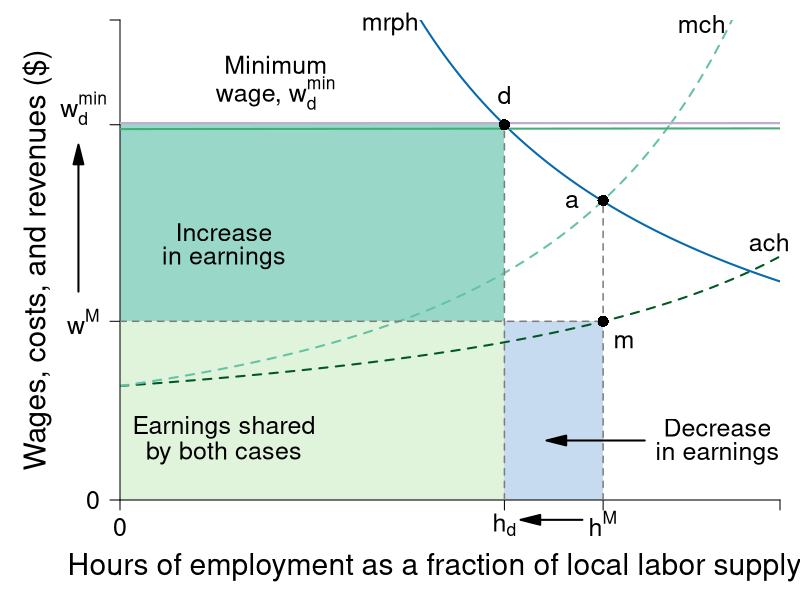

Write the R code that produced this figure.
#' Graph Designer: Scott Cohn
#' Authors: Bowles and Halliday
#' Title: Coordination, Conflict and Competition: A Text in Microeconomics

library(shape)
library(plotrix)
pdf(file = "employment/monopsony_earningschange_zoom.pdf", width = 9, height = 7)

#Set parameters for graphics
axislabelsize <- 1.8
labelsize <- 1.5
namesize <- 1.8
annotatesize <- 1.5
graphlinewidth <- 2
segmentlinewidth <- 1.5

COL <- c("#7fc97f", "#beaed4", "#fdc086", "#ffff99", "#386cb0", "#f0027f", "#bf5b17", "#666666")
COLA <- c("#e0f3db", "#99d8c9","#66c2a4","#41ae76", "#238b45", "#005824")
COLB <- c("#c6dbef", "#4eb3d3", "#2b8cbe", "#0868ac","#084081")
COLC <- c("#fcfbfd", "#efedf5", "#dadaeb", "#bcbddc", "#9e9ac8", "#807dba", "#6a51a3", "#54278f", "#3f007d")
grays <- gray.colors(25, start = 1, end = 0, alpha = 1)


WageFn <- function(h, ubar = 3, B = 2, t = 0.8) {
  B + ubar + (ubar - ubar*t +  ubar*t*h )/(t*(1 - h))
}

Mch <- function(h, ubar = 3, B = 2, t = 0.8) {
  B + ubar + (ubar - ubar*t +  ubar*t*h )/(t*(1 - h))+ (ubar*h)/(t*(1-h)^2)
}


MRP <- function(h, constant = 7, slope = 1){
  constant/(slope*h)
}

# mrp2 <- function(h, constant = 4, power = 2){
#   constant/(h^power)
# }

costRevSol <- function(h, constant = 7, ubar = 3, B = 2, t = 0.8){
  B + ubar + (ubar - ubar*t +  ubar*t*h )/(t*(1 - h)) + (ubar*h)/(t*(1-h)^2) - constant/h
}

#uniroot(costRevSol(x, constant = 7, ubar = 3, B = 2, t = 0.8), lower = 0.01, upper = 1)

par(mar =  c(5, 6, 1, 1))

xlims <- c(0, 0.63525)
ylims <- c(0, 24.2)

plot(0, 0, xlim = xlims, ylim = ylims, type = "n",
     xlab = "",
     ylab = "",
     xaxt = "n", 
     yaxt = "n",
     cex.lab = axislabelsize, 
     bty = "n", 
     xaxs="i", 
     yaxs="i")

npts <- 500 
npts2 <- 501

#Guesses at intersections
LPoints <- c(0.465, 0.56) 
BPoints <- c(0.37, 0.53, 0.78)

#Specify the sequences of points for graphing. 
xx1 <- seq(xlims[1], BPoints[2], length.out = npts)
xx2 <- seq(BPoints[2], 1, length.out = npts)
xx3 <- seq(xlims[1], BPoints[3], length.out = npts)
xx4 <- seq(BPoints[3], 1, length.out = npts)
xx5 <- seq(xlims[1], 1, length.out = npts)






#Customize ticks and labels for the plot
ticksy <- c(0, MRP(BPoints[1]), WageFn(LPoints[1]), ylims[2])
ylabels <- c(0, NA, expression(paste(w^M)), NA)
ticksx <- c(0, BPoints[1], LPoints[1], BPoints[3], 1, xlims[2])
xlabels <- c(0, expression(paste(h[d])), expression(paste(h^M)), expression(paste(h[g])),  1.0, NA)

xpoly1 <- c(0, 0, BPoints[1], BPoints[1])
ypoly1 <- c(0, WageFn(LPoints[1]), WageFn(LPoints[1]), 0)
polygon(x = xpoly1, y = ypoly1, col=COLA[1], density=NULL, border = NA)

xpoly2 <- c(LPoints[1], LPoints[1], BPoints[1], BPoints[1])
ypoly2 <- c(0, WageFn(LPoints[1]), WageFn(LPoints[1]), 0)
polygon(x = xpoly2, y = ypoly2, col=COLB[1], density=NULL, border = NA)

xpoly3 <- c(0, 0, BPoints[1], BPoints[1])
ypoly3 <- c(19, WageFn(LPoints[1]), WageFn(LPoints[1]), 19)
polygon(x = xpoly3, y = ypoly3, col=COLA[2], density=NULL, border = NA)

#Draw the lines for the graphs
lines(xx3, WageFn(xx3), col = COLA[6], lwd = graphlinewidth, lty = 2)
lines(xx4, WageFn(xx4), col = COLA[6], lwd = graphlinewidth, lty = 1)
lines(xx1, Mch(xx1), col = COLA[3], lwd = graphlinewidth, lty = 2)
lines(xx2, Mch(xx2), col = COLA[3], lwd = graphlinewidth, lty = 2)
lines(xx5, MRP(xx5), col = COLB[4], lwd = graphlinewidth)
#lines(xx1, mrp2(xx1), col = COLB[4], lwd = graphlinewidth)

#lines(xx2, solowCondition(xx2, delta = 5), col = COL[3], lwd = 4)
#lines(xx2, solowInfeas(xx2, delta = 5), col = COL[1], lwd = 4, lty = 2)


axis(1, at = ticksx, pos = 0, labels = xlabels, cex.axis = labelsize)
axis(2, at = ticksy, pos = 0, labels = ylabels, las = 1,cex.axis = labelsize)


text(-0.035, 19 + 0.75,  expression(paste(w[d]^min)), xpd = TRUE, cex = labelsize) 



#Axis labels 
text(0.5*xlims[2], -3.4,  expression(paste("Hours of employment as a fraction of local labor supply, ", h)), xpd = TRUE, cex = axislabelsize) 
text(-0.08, 0.5*ylims[2], expression(paste("Wages, costs, and revenues ($)")), xpd = TRUE, cex = axislabelsize, srt = 90) 


#Annotation of the  graphs
#text(0.86, 43, expression(paste("Average cost")), cex = labelsize, xpd = TRUE)
text(0.625, 13, expression(paste(ach)), cex = labelsize, xpd = TRUE)

#text(0.62, 43, expression(paste("Marginal cost")), cex = labelsize, xpd = TRUE)
text(0.56, 24, expression(paste(mch)), cex = labelsize, xpd = TRUE)

#text(0.2, 43, expression(paste("Marginal revenue product")), cex = labelsize, xpd = TRUE)
text(0.26, 24, expression(paste(mrph)), cex = labelsize, xpd = TRUE)



#Labor supply
segments(1, 0, 1, 42, lty = 2, lwd = segmentlinewidth, col = grays[20])
text(1.04, 43, expression(paste("Labor")), cex = labelsize, xpd = TRUE)
text(1.04, 41, expression(paste("supply")), cex = labelsize, xpd = TRUE)



#segments(0, Mch(LPoints[1]), LPoints[1], Mch(LPoints[1]), lty = 2, lwd = segmentlinewidth, col = grays[20])
segments(LPoints[1], 0 , LPoints[1], Mch(LPoints[1]), lty = 2, lwd = segmentlinewidth, col = grays[20])
segments(0, WageFn(LPoints[1]), LPoints[1], WageFn(LPoints[1]), lty = 2, lwd = segmentlinewidth, col = grays[20])

segments(BPoints[1], 0, BPoints[1], MRP(BPoints[1]), lty = 2, lwd = segmentlinewidth, col = grays[20])

#Binding minimum wage
segments(0, 19, BPoints[3], 19, lty = 1, lwd = graphlinewidth + 0.2, col = COL[2])
segments(BPoints[3], 19, 1, 19, lty = 2, lwd = graphlinewidth + 0.2, col = COL[2])

#Green part of min wage
segments(0, 19 - 0.3, BPoints[3], WageFn(BPoints[3]) - 0.3, lty = 1, lwd = graphlinewidth, col = COLA[4])

points(BPoints[1], MRP(BPoints[1]), pch = 16, col = "black", cex = 1.5)
text(BPoints[1], MRP(BPoints[1]) + 1.5, expression(paste(d)), cex = labelsize)


segments(BPoints[3], 0, BPoints[3], WageFn(BPoints[3]), lty = 2, lwd = segmentlinewidth, col = grays[20])
points(BPoints[3], WageFn(BPoints[3]), pch = 16, col = "black", cex = 1.5)
text(BPoints[3] + 0.02, WageFn(BPoints[3]) - 1.2, expression(paste(g)), cex = labelsize)


points(LPoints[1], Mch(LPoints[1]), pch = 16, col = "black", cex = 1.5)
text(LPoints[1] - 0.03, MRP(LPoints[1]), expression(paste(a)), cex = labelsize)


points(LPoints[1], WageFn(LPoints[1]), pch = 16, col = "black", cex = 1.5)
text(LPoints[1] + 0.02, WageFn(LPoints[1]) - 1, expression(paste(m)), cex = labelsize)

#Arrows for effects of min wage
Arrows(LPoints[1] - 0.02, -1, BPoints[1] + 0.025, -1, col = "black", lty = 1, lwd = 2, arr.type = "triangle", xpd = TRUE)
Arrows(-0.04, WageFn(LPoints[1]) + 1.5, - 0.04, MRP(BPoints[1]) - 1.5, col = "black", lty = 1, lwd = 2, arr.type = "triangle", xpd = TRUE)


text(0.15, MRP(BPoints[1]) + 3, expression(paste("Minimum")), cex = labelsize)
text(0.15, MRP(BPoints[1]) + 1.6, expression(paste("wage, ", w[d]^min)), cex = labelsize)

text(0.1, 13.5, expression(paste("Increase")), cex = labelsize)
text(0.1, 12.2, expression(paste("in earnings")), cex = labelsize)

text(0.1, 3.65, expression(paste("Earnings shared")), cex = labelsize)
text(0.1, 2.35, expression(paste("by both cases")), cex = labelsize)

# text(0.475, 4, expression(paste("Decrease")), cex = labelsize)
# text(0.475, 2, expression(paste("in earnings")), cex = labelsize)

text(0.575, 3.65, expression(paste("Decrease")), cex = labelsize)
text(0.575, 2.35, expression(paste("in earnings")), cex = labelsize)
Arrows(LPoints[1] + 0.04, 3, BPoints[1] + 0.05, 3, col = "black", lty = 1, lwd = 2, arr.type = "triangle", xpd = TRUE)

dev.off()
